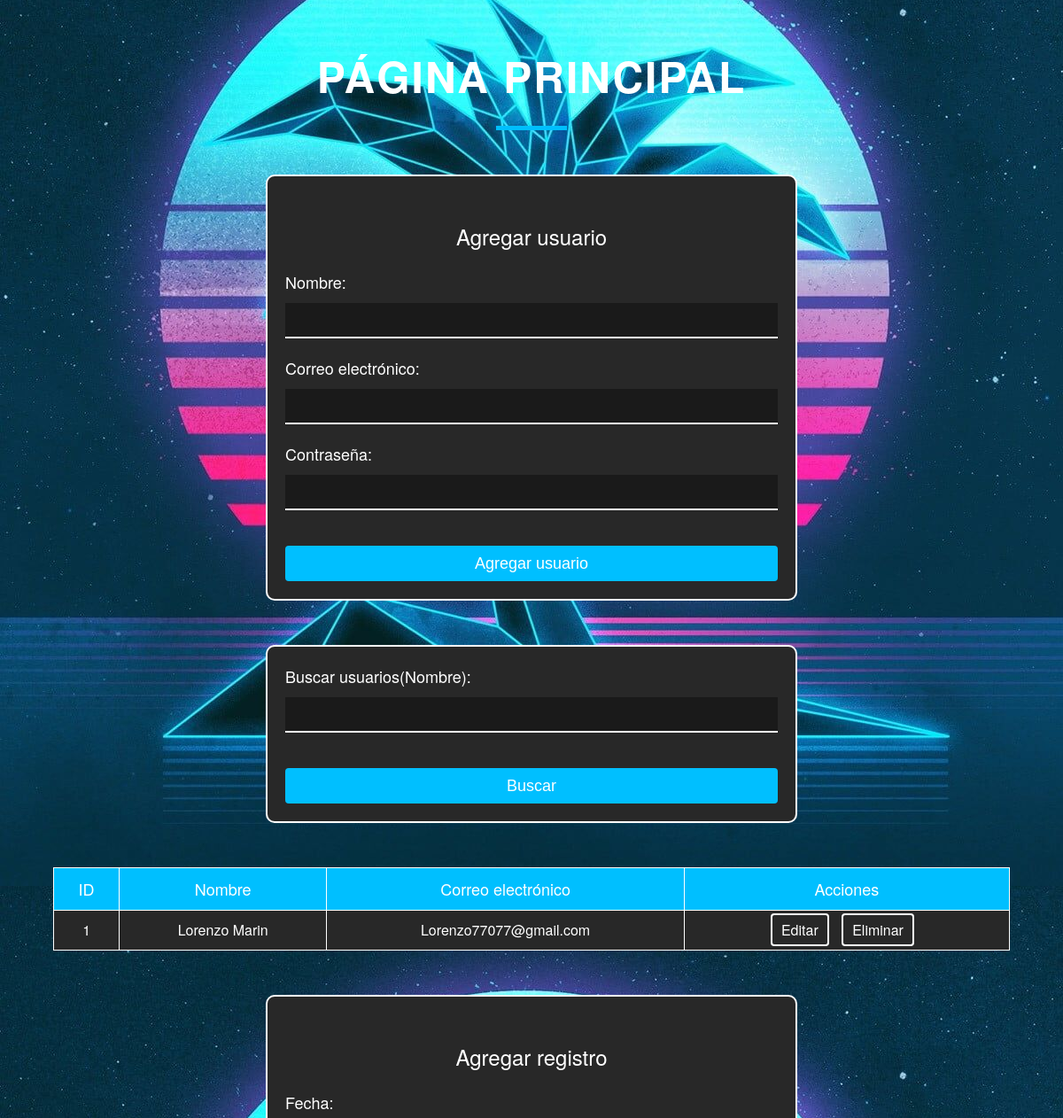
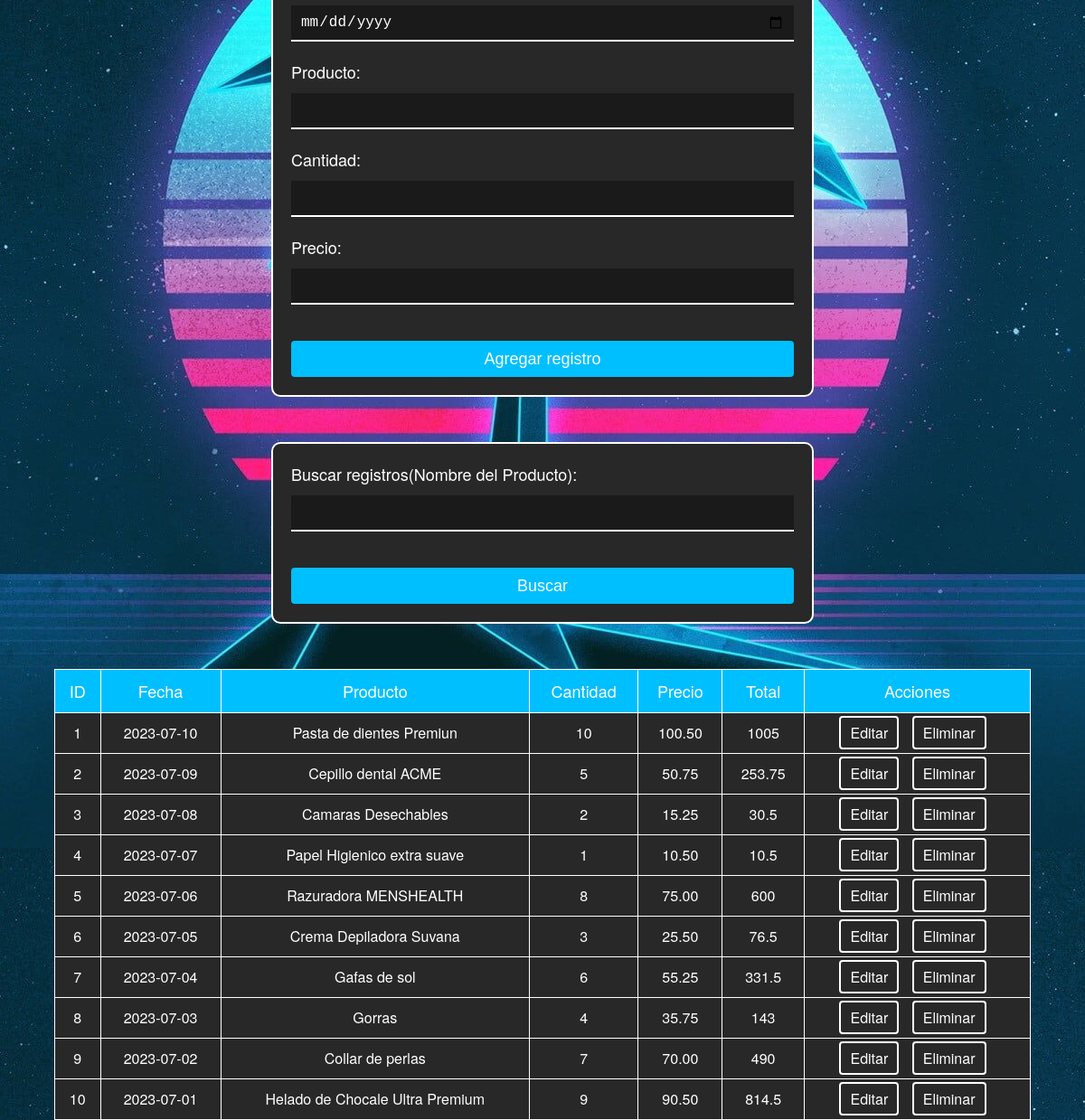
Page /principal.php?buscar=Lorenzo Marin (signed in) on the committed database (2 pictures, top to bottom).
### tables this page shows
CREATE TABLE `usuarios` (
  `ID` int(11) NOT NULL,
  `Nombre` varchar(50) NOT NULL,
  `Email` varchar(50) NOT NULL,
  `Contraseña` varchar(50) NOT NULL
);

CREATE TABLE `registros` (
  `ID_Ventas` int(11) NOT NULL,
  `Fecha` date NOT NULL,
  `Producto` varchar(50) NOT NULL,
  `Cantidad` int(11) NOT NULL,
  `Precio` decimal(10,2) NOT NULL
);

### principal.php (the view, shortened to what this page needs)
<!DOCTYPE html>
<html>
<head>
    <link rel="stylesheet" href="Estilos_principal.css">
</head>
<body>
    <?php
    include "config.php";
    if (isset($_GET['buscar'])) {
        $busqueda = $_GET['buscar'];
        $query = "SELECT * FROM usuarios WHERE Nombre LIKE '%$busqueda%' OR Email LIKE '%$busqueda%'";
        $result = mysqli_query($conexion, $query);
    } else {
        $query = "SELECT * FROM usuarios";
        $result = mysqli_query($conexion, $query);
    }
    if (isset($_GET['buscar_registro'])) {
        $busqueda = $_GET['buscar_registro'];
        $query = "SELECT * FROM registros WHERE Fecha LIKE '%$busqueda%' OR Producto LIKE '%$busqueda%'";
        $result_registros = mysqli_query($conexion, $query);
    } else {
        $query = "SELECT * FROM registros";
        $result_registros = mysqli_query($conexion, $query);
    }
    ?>
    <h1>Página principal</h1>
    <form action="principal.php" method="POST">
        <h2>Agregar usuario</h2>
        <label for="nombre">Nombre:</label>
        <input type="text" id="nombre" name="nombre" placeholder="" required>
        <label for="correo">Correo electrónico:</label>
        <input type="text" id="correo" name="correo" placeholder="" required>
        <label for="contraseña">Contraseña:</label>
        <input type="password" id="contraseña" name="contraseña" placeholder="" required>
       <button type="submit">Agregar usuario</button>
    </form>
    <form action="principal.php" method="GET">
        <label for="buscar">Buscar usuarios(Nombre):</label>
        <input type="text"id="buscar" name="buscar" placeholder="">
        <button type="submit">Buscar</button>
    </form>
    <table>
        <thead>
            <tr>
                <th>ID</th>
                <th>Nombre</th>
                <th>Correo electrónico</th>
                <th>Acciones</th>
            </tr>
        </thead>
        <tbody>
            <?php while ($fila = mysqli_fetch_assoc($result)): ?>
                <tr>
                    <td><?= $fila['ID'] ?></td>
                    <td><?= $fila['Nombre'] ?></td>
                    <td><?= $fila['Email'] ?></td>
                    <td>
                        <a class="btn-editar" href="editar.php?id=<?= $fila['ID'] ?>">Editar</a>
                        <a class="btn-eliminar" href="principal.php?eliminar=<?= $fila['ID'] ?>" onclick="return confirm('¿Está seguro de que desea eliminar este usuario?')">Eliminar</a>
                    </td>
                </tr>
            <?php endwhile; ?>
        </tbody>
    </table>
    <form action="principal.php" method="POST">
        <h2>Agregar registro</h2>
        <label for="fecha">Fecha:</label>
        <input type="date" id="fecha" name="fecha" placeholder="" required>
        <label for="producto">Producto:</label>
        <input type="text" id="producto" name="producto" placeholder="" required>
        <label for="cantidad">Cantidad:</label>
        <input type="number" id="cantidad" name="cantidad" placeholder="" required>
        <label for="precio">Precio:</label>
        <input type="number" id="precio" name="precio" placeholder="" required>
        <button type="submit">Agregar registro</button>
    </form>
    <form action="principal.php" method="GET">
        <label for="buscar_registro">Buscar registros(Nombre del Producto):</label>
        <input type="text"id="buscar_registro" name="buscar_registro" placeholder="">
        <button type="submit">Buscar</button>
    </form>
    <table>
        <thead>
            <tr>
                <th>ID</th>
                <th>Fecha</th>
                <th>Producto</th>
                <th>Cantidad</th>
                <th>Precio</th>
                <th>Total</th>
                <th>Acciones</th>
            </tr>
        </thead>
        <tbody>
            <?php while ($fila = mysqli_fetch_assoc($result_registros)): ?>
                <tr>
                    <td><?= $fila['ID_Ventas'] ?></td>
                    <td><?= $fila['Fecha'] ?></td>
                    <td><?= $fila['Producto'] ?></td>
                    <td><?= $fila['Cantidad'] ?></td>
                    <td><?= $fila['Precio'] ?></td>
                    <td><?= $fila['Cantidad'] * $fila['Precio'] ?></td>
                    <td>
                        <a class="btn-editar" href="editar_registro.php?id=<?= $fila['ID_Ventas'] ?>">Editar</a>
                        <a class="btn-eliminar" href="principal.php?eliminar_registro=<?= $fila['ID_Ventas'] ?>" onclick="return confirm('¿Está seguro de que desea eliminar este registro?')">Eliminar</a>
                    </td>
                </tr>
            <?php endwhile; ?>
        </tbody>
    </table>
</body>
</html>

### Estilos_principal.css (style rules this page uses)
* { box-sizing: border-box; }
html, body { height: 100%; margin: 0; padding: 0; }
body { background-image: url('Img/FondoPrincipal.jpg'); background-size: cover; background-position: center; background-color: #1a1a1a; color: #fff; font-family: 'Helvetica Neue', sans-serif; font-size: 16px; line-height: 1.5; overflow-x: hidden; }
h1, h2 { color: #fff; font-weight: normal; text-align: center; }
h1 { font-size: 36px; margin: 50px 0; }
h2 { font-size: 24px; margin: 30px 0 20px; }
h1 { font-size: 48px; font-weight: bold; text-align: center; margin: 50px 0; text-transform: uppercase; letter-spacing: 2px; }
h1::after { content: ""; display: block; width: 80px; height: 5px; margin: 20px auto; background-color: #00bfff; }
form { max-width: 600px; margin: 0 auto; padding: 20px; border: 2px solid #fff; border-radius: 10px; background-color: #282828; margin-bottom: 50px; }
label { display: block; font-size: 18px; margin-bottom: 10px; }
input[type="text"], input[type="password"], input[type="number"], input[type="date"] { background-color: #1a1a1a; border: none; border-bottom: 2px solid #fff; color: #fff; font-size: 16px; height: 40px; margin-bottom: 20px; padding: 0 10px; width: 100%; }
button[type="submit"] { background-color: #00bfff; border: none; border-radius: 4px; color: #fff; cursor: pointer; font-size: 18px; height: 40px; margin-top: 20px; width: 100%; }
table { border-collapse: collapse; margin: 0 auto 50px; max-width: 100%; width: 90%; }
th, td { border: 1px solid #fff; padding: 10px; text-align: center; }
th { background-color: #00bfff; color: #fff; font-size: 18px; font-weight: normal; }
td { background-color: #282828; color: #fff; font-size: 16px; }
.btn-editar, .btn-eliminar { background-color: transparent; border: 2px solid #fff; border-radius: 4px; color: #fff; font-size: 16px; margin-right: 10px; padding: 5px 10px; text-decoration: none; transition: background-color 0.3s ease; }

### principal.php (style rules this page uses)
body { background-image: url('Img/FondoPrincipal.jpg'); background-size: cover; background-position: center; }

### rows in the picture
usuarios: ID "1", Nombre "Lorenzo Marin", Email "Lorenzo77077@gmail.com"
registros: ID_Ventas "1", Fecha "2023-07-10", Producto "Pasta de dientes Premiun", Cantidad "10", Precio "100.50", $fila['Cantidad'] * $fila['Precio'] "1005"
registros: ID_Ventas "2", Fecha "2023-07-09", Producto "Cepillo dental ACME", Cantidad "5", Precio "50.75", $fila['Cantidad'] * $fila['Precio'] "253.75"
registros: ID_Ventas "3", Fecha "2023-07-08", Producto "Camaras Desechables", Cantidad "2", Precio "15.25", $fila['Cantidad'] * $fila['Precio'] "30.5"
registros: ID_Ventas "4", Fecha "2023-07-07", Producto "Papel Higienico extra suave", Cantidad "1", Precio "10.50", $fila['Cantidad'] * $fila['Precio'] "10.5"
registros: ID_Ventas "5", Fecha "2023-07-06", Producto "Razuradora MENSHEALTH", Cantidad "8", Precio "75.00", $fila['Cantidad'] * $fila['Precio'] "600"
registros: ID_Ventas "6", Fecha "2023-07-05", Producto "Crema Depiladora Suvana", Cantidad "3", Precio "25.50", $fila['Cantidad'] * $fila['Precio'] "76.5"
registros: ID_Ventas "7", Fecha "2023-07-04", Producto "Gafas de sol", Cantidad "6", Precio "55.25", $fila['Cantidad'] * $fila['Precio'] "331.5"
registros: ID_Ventas "8", Fecha "2023-07-03", Producto "Gorras", Cantidad "4", Precio "35.75", $fila['Cantidad'] * $fila['Precio'] "143"
registros: ID_Ventas "9", Fecha "2023-07-02", Producto "Collar de perlas", Cantidad "7", Precio "70.00", $fila['Cantidad'] * $fila['Precio'] "490"
registros: ID_Ventas "10", Fecha "2023-07-01", Producto "Helado de Chocale Ultra Premium", Cantidad "9", Precio "90.50", $fila['Cantidad'] * $fila['Precio'] "814.5"
